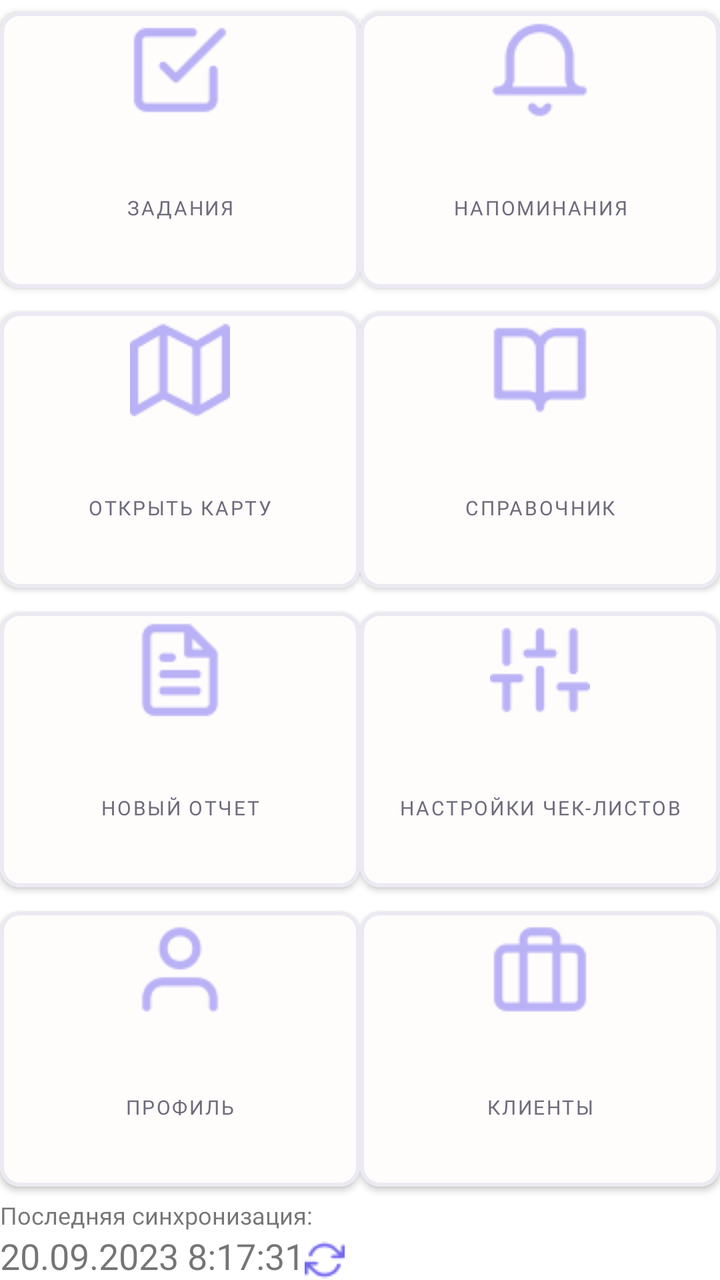
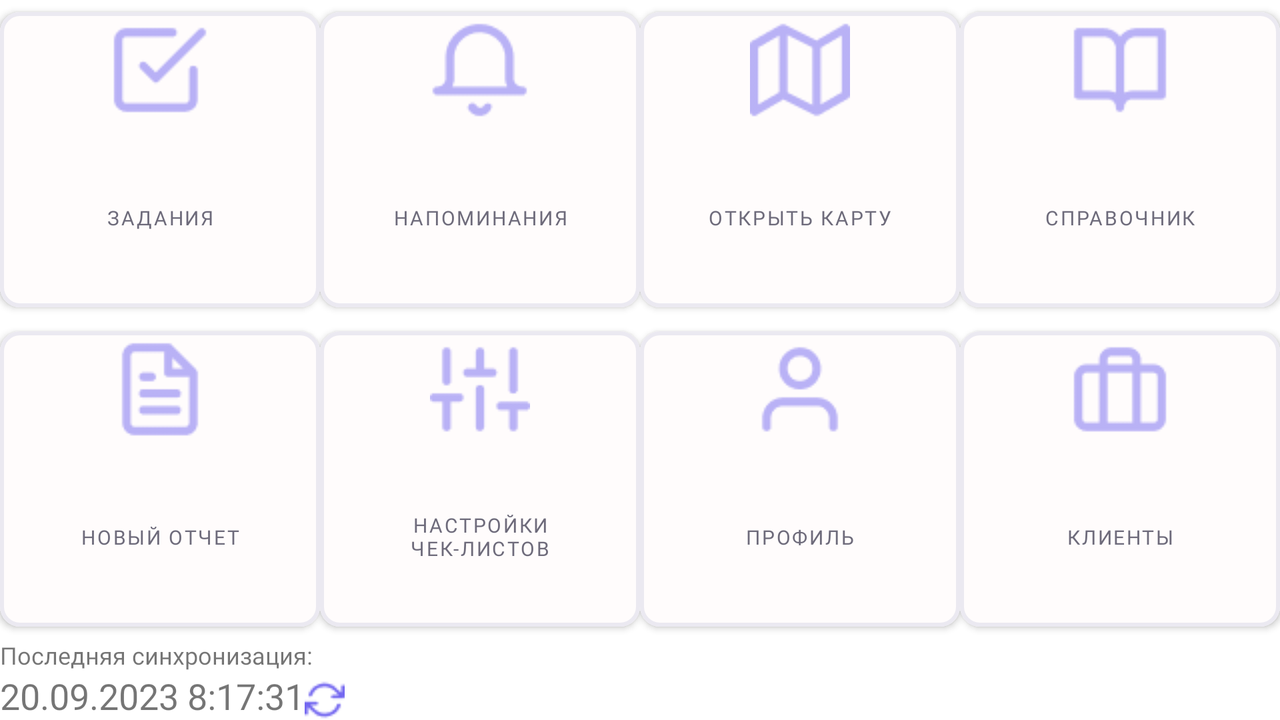

The same Android screen from two of the app's own layout files: first res/layout/ as a phone draws it, then the repository's variant for another configuration, drawn on a device whose configuration selects that folder. Both files follow.
<!-- AndroidManifest.xml: application theme Theme.scout -->
<!-- res/layout/fragment_mainscreen.xml -->
<?xml version="1.0" encoding="utf-8"?>
<androidx.constraintlayout.widget.ConstraintLayout xmlns:android="http://schemas.android.com/apk/res/android"
    xmlns:app="http://schemas.android.com/apk/res-auto"
    xmlns:tools="http://schemas.android.com/tools"
    android:layout_width="match_parent"
    android:layout_height="match_parent"
    android:orientation="vertical"
    tools:context=".MainScreenFragment">

    <LinearLayout
        android:layout_width="match_parent"
        android:layout_height="0dp"
        android:orientation="vertical"
        app:layout_constraintBottom_toTopOf="@+id/refresh_cw2"
        app:layout_constraintTop_toTopOf="parent">

        <LinearLayout
            android:id="@+id/LinearLayout_content"
            android:layout_width="match_parent"
            android:layout_height="match_parent"
            android:layout_weight="1"
            android:orientation="horizontal"
            app:layout_constraintTop_toTopOf="parent">

            <com.google.android.material.button.MaterialButton
                android:id="@+id/check_square"
                android:layout_width="0dp"
                android:layout_height="match_parent"
                android:layout_weight="1"
                android:drawableTop="@drawable/check_square"
                android:text="@string/check_square"
                android:textColor="@color/color2"
                android:textSize="10sp"
                app:backgroundTint="@color/backgroundTint"
                app:cornerRadius="10dp"
                app:layout_constraintEnd_toStartOf="@id/bell"
                app:layout_constraintTop_toTopOf="parent"
                app:strokeColor="@color/strokeColor"
                app:strokeWidth="2dp" />

            <com.google.android.material.button.MaterialButton
                android:id="@+id/bell"
                android:layout_width="0dp"
                android:layout_height="match_parent"
                android:layout_weight="1"
                android:drawableTop="@drawable/bell"
                android:text="@string/bell"
                android:textColor="@color/color2"
                android:textSize="10sp"
                app:backgroundTint="@color/backgroundTint"
                app:cornerRadius="10dp"
                app:layout_constraintStart_toEndOf="@id/check_square"
                app:strokeColor="@color/strokeColor"
                app:strokeWidth="2dp" />

        </LinearLayout>

        <LinearLayout
            android:id="@+id/LinearLayout_content1"
            android:layout_width="match_parent"
            android:layout_height="match_parent"
            android:layout_weight="1"
            android:orientation="horizontal"
            app:layout_constraintTop_toTopOf="@+id/LinearLayout_content">

            <com.google.android.material.button.MaterialButton
                android:id="@+id/map"
                android:layout_width="0dp"
                android:layout_height="match_parent"
                android:layout_weight="1"
                android:drawableTop="@drawable/map"
                android:text="@string/map"
                android:textColor="@color/color2"
                android:textSize="10sp"
                app:backgroundTint="@color/backgroundTint"
                app:cornerRadius="10dp"
                app:layout_constraintEnd_toStartOf="@id/book_open"
                app:layout_constraintTop_toTopOf="parent"
                app:strokeColor="@color/strokeColor"
                app:strokeWidth="2dp" />

            <com.google.android.material.button.MaterialButton
                android:id="@+id/book_open"
                android:layout_width="0dp"
                android:layout_height="match_parent"
                android:layout_weight="1"
                android:drawableTop="@drawable/book_open"
                android:text="@string/book_open"
                android:textColor="@color/color2"
                android:textSize="10sp"
                app:backgroundTint="@color/backgroundTint"
                app:cornerRadius="10dp"
                app:layout_constraintStart_toEndOf="@id/map"
                app:strokeColor="@color/strokeColor"
                app:strokeWidth="2dp" />
        </LinearLayout>

        <LinearLayout
            android:id="@+id/LinearLayout_content2"
            android:layout_width="match_parent"
            android:layout_height="match_parent"
            android:layout_weight="1"
            android:orientation="horizontal"
            app:layout_constraintTop_toTopOf="@+id/LinearLayout_content">

            <com.google.android.material.button.MaterialButton
                android:id="@+id/file_text"
                android:layout_width="0dp"
                android:layout_height="match_parent"
                android:layout_weight="1"
                android:drawableTop="@drawable/file_text"
                android:text="@string/file_text"
                android:textColor="@color/color2"
                android:textSize="10sp"
                app:backgroundTint="@color/backgroundTint"
                app:cornerRadius="10dp"
                app:layout_constraintEnd_toStartOf="@id/opensettings"
                app:layout_constraintTop_toTopOf="parent"
                app:strokeColor="@color/strokeColor"
                app:strokeWidth="2dp" />

            <com.google.android.material.button.MaterialButton
                android:id="@+id/opensettings"
                android:layout_width="0dp"
                android:layout_height="match_parent"
                android:layout_weight="1"
                android:drawableTop="@drawable/sliders"
                android:text="@string/settings2"
                android:textColor="@color/color2"
                android:textSize="10sp"
                app:backgroundTint="@color/backgroundTint"
                app:cornerRadius="10dp"
                app:layout_constraintStart_toEndOf="@id/file_text"
                app:strokeColor="@color/strokeColor"
                app:strokeWidth="2dp" />
        </LinearLayout>

        <LinearLayout
            android:id="@+id/LinearLayout_content3"
            android:layout_width="match_parent"
            android:layout_height="match_parent"
            android:layout_weight="1"
            android:orientation="horizontal"
            app:layout_constraintTop_toTopOf="@+id/LinearLayout_content">

            <com.google.android.material.button.MaterialButton
                android:id="@+id/user"
                android:layout_width="0dp"
                android:layout_height="match_parent"
                android:layout_weight="1"
                android:drawableTop="@drawable/user"
                android:text="@string/user"
                android:textColor="@color/color2"
                android:textSize="10sp"
                app:backgroundTint="@color/backgroundTint"
                app:cornerRadius="10dp"
                app:layout_constraintEnd_toStartOf="@id/partners"
                app:layout_constraintTop_toTopOf="parent"
                app:strokeColor="@color/strokeColor"
                app:strokeWidth="2dp" />

            <com.google.android.material.button.MaterialButton
                android:id="@+id/partners"
                android:layout_width="0dp"
                android:layout_height="match_parent"
                android:layout_weight="1"
                android:drawableTop="@drawable/partners"
                android:text="@string/partners"
                android:textColor="@color/color2"
                android:textSize="10sp"
                app:backgroundTint="@color/backgroundTint"
                app:cornerRadius="10dp"
                app:layout_constraintStart_toEndOf="@id/user"
                app:strokeColor="@color/strokeColor"
                app:strokeWidth="2dp" />
        </LinearLayout>
    </LinearLayout>

    <TextView
        android:id="@+id/refresh_cw2"
        android:layout_width="match_parent"
        android:layout_height="wrap_content"
        android:text="@string/refresh_cw2"
        android:textSize="12sp"
        app:layout_constraintBottom_toTopOf="@+id/refresh_cw1" />

    <TextView
        android:id="@+id/refresh_cw1"
        android:layout_width="wrap_content"
        android:layout_height="wrap_content"
        android:text="20.09.2023 8:17:31"
        android:textSize="18sp"
        app:layout_constraintBottom_toBottomOf="parent"
        app:layout_constraintEnd_toStartOf="@+id/IV_cake"
        app:layout_constraintStart_toStartOf="parent" />

    <com.google.android.material.imageview.ShapeableImageView
        android:id="@+id/IV_cake"
        android:layout_width="20dp"
        android:layout_height="20dp"
        android:src="@drawable/refresh_cw"
        app:layout_constraintBottom_toBottomOf="parent"
        app:layout_constraintStart_toEndOf="@+id/refresh_cw1"></com.google.android.material.imageview.ShapeableImageView>

</androidx.constraintlayout.widget.ConstraintLayout>
<!-- resources referenced by this layout -->
<resources>
  <color name="backgroundTint">#FFFCFC</color>
  <color name="color2">#6E6B7B</color>
  <color name="strokeColor">#EBE9F1</color>
  <!-- drawable bell: png bitmap (drawable, 1058 bytes) -->
  <!-- drawable book_open: png bitmap (drawable, 784 bytes) -->
  <!-- drawable check_square: png bitmap (drawable, 805 bytes) -->
  <!-- drawable file_text: png bitmap (drawable, 870 bytes) -->
  <!-- drawable map: png bitmap (drawable, 924 bytes) -->
  <!-- drawable partners: png bitmap (drawable, 829 bytes) -->
  <!-- drawable refresh_cw: png bitmap (drawable, 620 bytes) -->
  <!-- drawable sliders: png bitmap (drawable, 895 bytes) -->
  <!-- drawable user: png bitmap (drawable, 1077 bytes) -->
  <string name="bell">Напоминания</string>
  <string name="book_open">Справочник</string>
  <string name="check_square">Задания</string>
  <string name="file_text">Новый отчет"</string>
  <string name="map">Открыть карту</string>
  <string name="partners">Клиенты</string>
  <string name="refresh_cw2">"Последняя синхронизация:"</string>
  <string name="settings2">Настройки чек-листов</string>
  <string name="user">Профиль</string>
  <style name="Theme.scout" parent="Theme.MaterialComponents.DayNight.DarkActionBar">
          
          <item name="colorPrimary">@color/color1</item>
          <item name="colorPrimaryVariant">@color/purple_700</item>
          <item name="colorOnPrimary">@color/white</item>
          
          <item name="colorSecondary">@color/teal_200</item>
          <item name="colorSecondaryVariant">@color/teal_700</item>
          <item name="colorOnSecondary">@color/black</item>
          
          <item name="android:statusBarColor">?attr/colorPrimaryVariant</item>
          <item name="android:fontFamily">@font/montserrat</item>
                
      </style>
  <color name="color1">#7367F0</color>
  <color name="purple_700">#FF3700B3</color>
  <color name="white">#FFFFFFFF</color>
  <color name="teal_200">#FF03DAC5</color>
  <color name="teal_700">#FF018786</color>
  <color name="black">#FF000000</color>
</resources>
<!-- res/layout-land/fragment_mainscreen.xml (the repository's variant of the layout above) -->
<!-- drawn on the phone turned sideways -->
<?xml version="1.0" encoding="utf-8"?>
<androidx.constraintlayout.widget.ConstraintLayout xmlns:android="http://schemas.android.com/apk/res/android"
    xmlns:app="http://schemas.android.com/apk/res-auto"
    xmlns:tools="http://schemas.android.com/tools"
    android:layout_width="match_parent"
    android:layout_height="match_parent"
    android:orientation="vertical"
    tools:context=".MainScreenFragment">

    <LinearLayout
        android:layout_width="match_parent"
        android:layout_height="0dp"
        android:orientation="vertical"
        app:layout_constraintBottom_toTopOf="@+id/refresh_cw2"
        app:layout_constraintTop_toTopOf="parent">

        <LinearLayout
            android:id="@+id/LinearLayout_content"
            android:layout_width="match_parent"
            android:layout_height="match_parent"
            android:layout_weight="1"
            android:orientation="horizontal"
            app:layout_constraintTop_toTopOf="parent">

            <com.google.android.material.button.MaterialButton
                android:id="@+id/check_square"
                android:layout_width="0dp"
                android:layout_height="match_parent"
                android:layout_weight="1"
                android:drawableTop="@drawable/check_square"
                android:text="@string/check_square"
                android:textColor="@color/color2"
                android:textSize="10sp"
                app:backgroundTint="@color/backgroundTint"
                app:cornerRadius="10dp"
                app:layout_constraintEnd_toStartOf="@id/bell"
                app:layout_constraintTop_toTopOf="parent"
                app:strokeColor="@color/strokeColor"
                app:strokeWidth="2dp" />

            <com.google.android.material.button.MaterialButton
                android:id="@+id/bell"
                android:layout_width="0dp"
                android:layout_height="match_parent"
                android:layout_weight="1"
                android:drawableTop="@drawable/bell"
                android:text="@string/bell"
                android:textColor="@color/color2"
                android:textSize="10sp"
                app:backgroundTint="@color/backgroundTint"
                app:cornerRadius="10dp"
                app:layout_constraintStart_toEndOf="@id/check_square"
                app:strokeColor="@color/strokeColor"
                app:strokeWidth="2dp" />

            <com.google.android.material.button.MaterialButton
                android:id="@+id/map"
                android:layout_width="0dp"
                android:layout_height="match_parent"
                android:layout_weight="1"
                android:drawableTop="@drawable/map"
                android:text="@string/map"
                android:textColor="@color/color2"
                android:textSize="10sp"
                app:backgroundTint="@color/backgroundTint"
                app:cornerRadius="10dp"
                app:layout_constraintEnd_toStartOf="@id/book_open"
                app:layout_constraintTop_toTopOf="parent"
                app:strokeColor="@color/strokeColor"
                app:strokeWidth="2dp" />

            <com.google.android.material.button.MaterialButton
                android:id="@+id/book_open"
                android:layout_width="0dp"
                android:layout_height="match_parent"
                android:layout_weight="1"
                android:drawableTop="@drawable/book_open"
                android:text="@string/book_open"
                android:textColor="@color/color2"
                android:textSize="10sp"
                app:backgroundTint="@color/backgroundTint"
                app:cornerRadius="10dp"
                app:layout_constraintStart_toEndOf="@id/map"
                app:strokeColor="@color/strokeColor"
                app:strokeWidth="2dp" />
        </LinearLayout>


        <LinearLayout
            android:id="@+id/LinearLayout_content2"
            android:layout_width="match_parent"
            android:layout_height="match_parent"
            android:layout_weight="1"
            android:orientation="horizontal"
            app:layout_constraintTop_toTopOf="@+id/LinearLayout_content">

            <com.google.android.material.button.MaterialButton
                android:id="@+id/file_text"
                android:layout_width="0dp"
                android:layout_height="match_parent"
                android:layout_weight="1"
                android:drawableTop="@drawable/file_text"
                android:text="@string/file_text"
                android:textColor="@color/color2"
                android:textSize="10sp"
                app:backgroundTint="@color/backgroundTint"
                app:cornerRadius="10dp"
                app:layout_constraintEnd_toStartOf="@id/opensettings"
                app:layout_constraintTop_toTopOf="parent"
                app:strokeColor="@color/strokeColor"
                app:strokeWidth="2dp" />

            <com.google.android.material.button.MaterialButton
                android:id="@+id/opensettings"
                android:layout_width="0dp"
                android:layout_height="match_parent"
                android:layout_weight="1"
                android:drawableTop="@drawable/sliders"
                android:text="@string/settings2"
                android:textColor="@color/color2"
                android:textSize="10sp"
                app:backgroundTint="@color/backgroundTint"
                app:cornerRadius="10dp"
                app:layout_constraintStart_toEndOf="@id/file_text"
                app:strokeColor="@color/strokeColor"
                app:strokeWidth="2dp" />

            <com.google.android.material.button.MaterialButton
                android:id="@+id/user"
                android:layout_width="0dp"
                android:layout_height="match_parent"
                android:layout_weight="1"
                android:drawableTop="@drawable/user"
                android:text="@string/user"
                android:textColor="@color/color2"
                android:textSize="10sp"
                app:backgroundTint="@color/backgroundTint"
                app:cornerRadius="10dp"
                app:layout_constraintEnd_toStartOf="@id/partners"
                app:layout_constraintTop_toTopOf="parent"
                app:strokeColor="@color/strokeColor"
                app:strokeWidth="2dp" />

            <com.google.android.material.button.MaterialButton
                android:id="@+id/partners"
                android:layout_width="0dp"
                android:layout_height="match_parent"
                android:layout_weight="1"
                android:drawableTop="@drawable/partners"
                android:text="@string/partners"
                android:textColor="@color/color2"
                android:textSize="10sp"
                app:backgroundTint="@color/backgroundTint"
                app:cornerRadius="10dp"
                app:layout_constraintStart_toEndOf="@id/user"
                app:strokeColor="@color/strokeColor"
                app:strokeWidth="2dp" />
        </LinearLayout>
    </LinearLayout>


    <TextView
        android:id="@+id/refresh_cw2"
        android:layout_width="match_parent"
        android:layout_height="wrap_content"
        android:text="@string/refresh_cw2"
        android:textSize="12sp"
        app:layout_constraintBottom_toTopOf="@+id/refresh_cw1" />

    <TextView
        android:id="@+id/refresh_cw1"
        android:layout_width="wrap_content"
        android:layout_height="wrap_content"
        android:text="20.09.2023 8:17:31"
        android:textSize="18sp"
        app:layout_constraintBottom_toBottomOf="parent"
        app:layout_constraintEnd_toStartOf="@+id/IV_cake"
        app:layout_constraintStart_toStartOf="parent" />

    <com.google.android.material.imageview.ShapeableImageView
        android:id="@+id/IV_cake"
        android:layout_width="20dp"
        android:layout_height="20dp"
        android:src="@drawable/refresh_cw"
        app:layout_constraintBottom_toBottomOf="parent"
        app:layout_constraintStart_toEndOf="@+id/refresh_cw1"></com.google.android.material.imageview.ShapeableImageView>

</androidx.constraintlayout.widget.ConstraintLayout>
